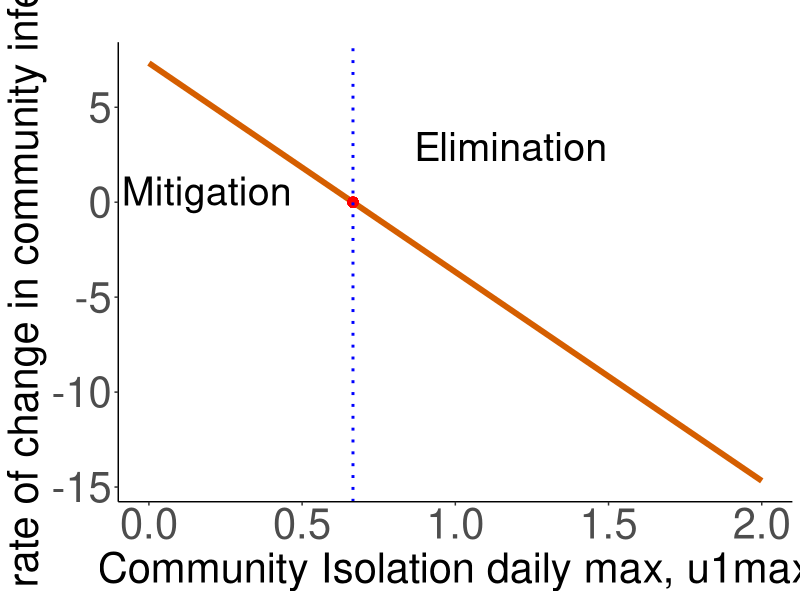
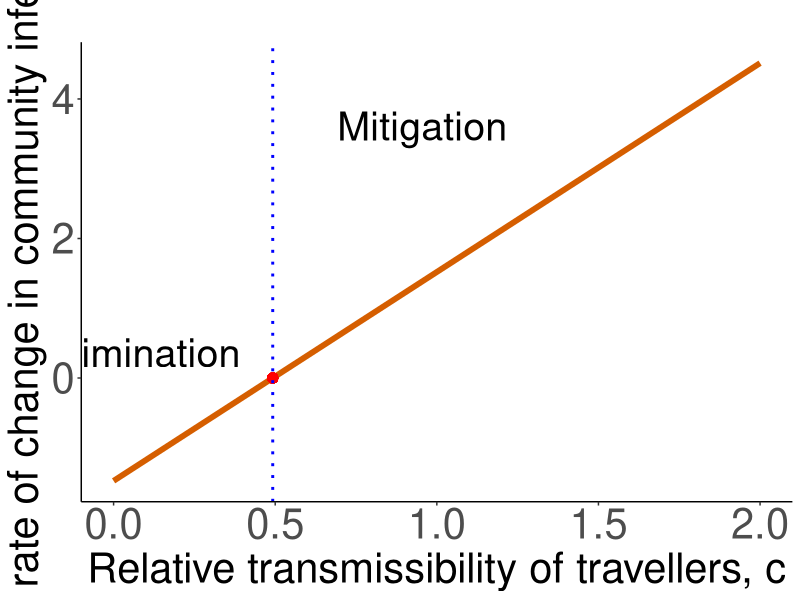
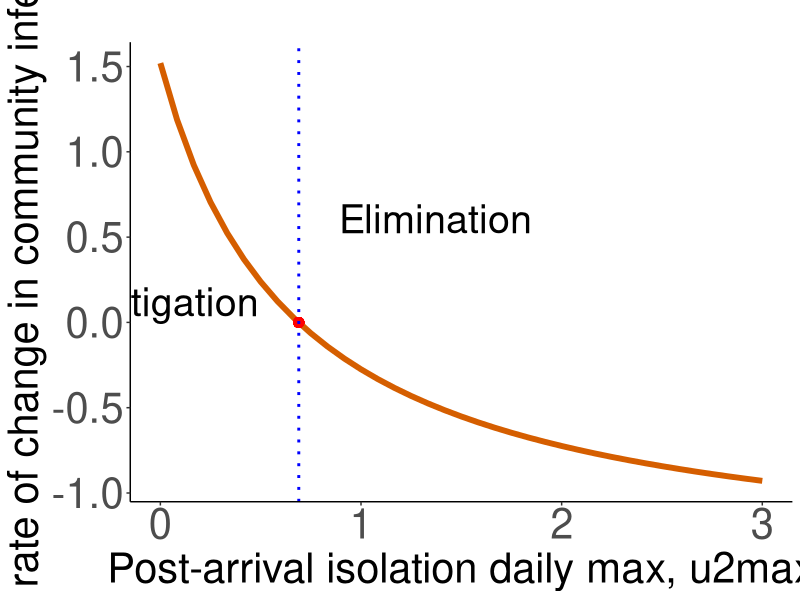
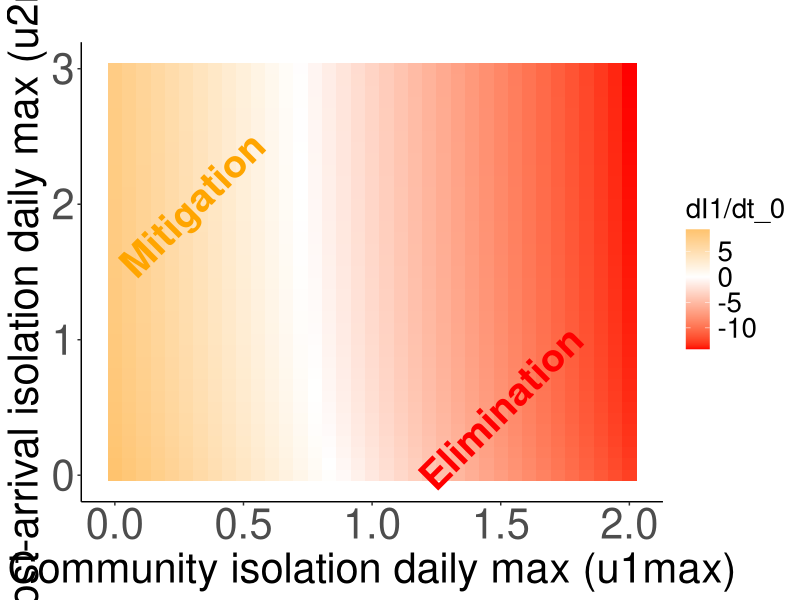
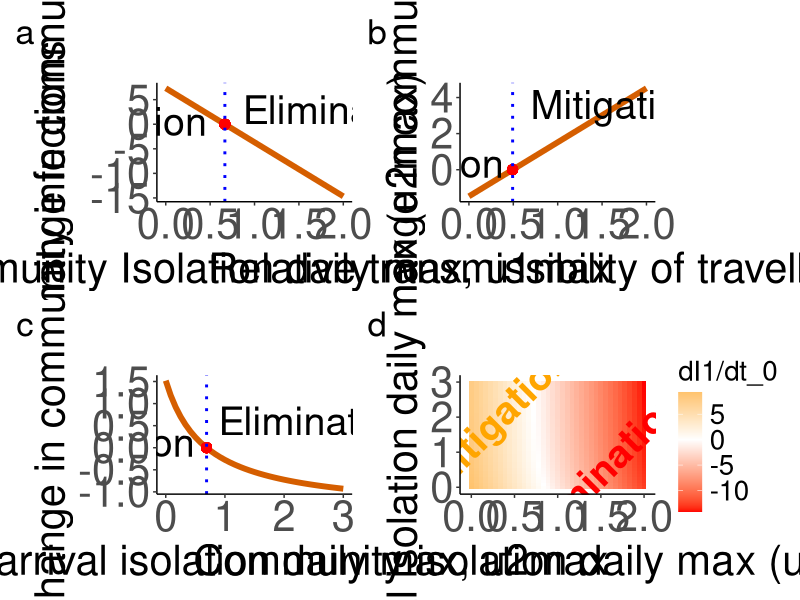

The R script that drew these images, in order:
## ---- chunk 1

#PROBLEM 1

require(ggplot2)
require(patchwork)

cols <- c("#999999", "#E69F00", "#56B4E9", "#009E73", "#F0E442", "#0072B2", "#D55E00", "#CC79A7", "#66CC99")

# Parameters
beta <- 0.0002
mu <- 0.334
c <- 0
S <- 5000
I1_initial <- 11

# Create a vector of length 37 with values between 0 and 2
u1maxvec <- seq(0, 2, length.out = 37)

# Initialize an empty data frame to store the results
out.prob1 <- data.frame(u1max = numeric(0), dI1dt0 = numeric(0))

# Loop over each value in u1maxvec and compute dI1dt0
for (u1max in u1maxvec) {
    dI1dt0 <- beta * S * (I1_initial + c * 0) - (mu + u1max) * I1_initial
    
    # Store the results in the data frame
    out.prob1 <- rbind(out.prob1, data.frame(u1max = u1max, dI1dt0 = dI1dt0))
}



# Find the point of intersection where dI1dt0 crosses y = 0
intercept_idx <- which(diff(sign(out.prob1$dI1dt0)) != 0)

# Perform linear interpolation to find the exact intercept
u1max_intercept <- with(out.prob1, 
                        u1max[intercept_idx] - dI1dt0[intercept_idx] * 
                        (u1max[intercept_idx + 1] - u1max[intercept_idx]) / 
                        (dI1dt0[intercept_idx + 1] - dI1dt0[intercept_idx]))




# Plotting with the intercept point, a vertical line, and text annotations
  g.p1dI1dt0 <- ggplot(out.prob1, aes(x = u1max, y = dI1dt0)) + xlab("Community Isolation daily max, u1max") + 
  ylab("Init. rate of change in community infections") +
  geom_line(size = 2, color = cols[7]) +
  geom_point(aes(x = u1max_intercept, y = 0), color = "red", size = 3) +
  geom_vline(xintercept = u1max_intercept, linetype = "dotted", color = "blue", size = 1) +
  annotate("text", x = u1max_intercept - 0.2, y = max(out.prob1$dI1dt0) * 0.08, label = "Mitigation", hjust = 1, size = 10) +
  annotate("text", x = u1max_intercept + 0.2, y = max(out.prob1$dI1dt0) * 0.4, label = "Elimination", hjust = 0, size = 10) +
  ggtitle(" ") + theme_classic() +
  theme(
  plot.title = element_text(size = 20),       # Title size
  axis.title = element_text(size = 30),       # Axis title size
  axis.text = element_text(size = 30),        # Axis text size
  legend.title = element_text(size = 20),     # Legend title size
  legend.text = element_text(size = 20) )      # Legend text size

g.p1dI1dt0

## ---- chunk 2

#PROBLEM 2

require(ggplot2)
require(patchwork)

cols <- c("#999999", "#E69F00", "#56B4E9", "#009E73", "#F0E442", "#0072B2", "#D55E00", "#CC79A7", "#66CC99")

# Parameters
beta <- 0.0002
mu <- 0.334
theta <- 2
gamma <- 2*mu
u1max <- 0.8
S <- 5000
I1_initial <- 11

# Create a vector of length 37 with values between 0 and 2
cvec <- seq(0, 2, length.out = 37)

# Initialize an empty data frame to store the results
out.prob2 <- data.frame(c = numeric(0), dI1dt0 = numeric(0))

# Loop over each value in cvec and compute dI1dt0
for (c in cvec) {
    dI1dt0 <- beta * S * (I1_initial + c * (theta/gamma)) - (mu + u1max) * I1_initial
    
    # Store the results in the data frame
    out.prob2 <- rbind(out.prob2, data.frame(c = c, dI1dt0 = dI1dt0))
}



# Find the point of intersection where dI1dt0 crosses y = 0
intercept_idx <- which(diff(sign(out.prob2$dI1dt0)) != 0)

# Perform linear interpolation to find the exact intercept
c_intercept <- with(out.prob2, 
                        c[intercept_idx] - dI1dt0[intercept_idx] * 
                        (c[intercept_idx + 1] - c[intercept_idx]) / 
                        (dI1dt0[intercept_idx + 1] - dI1dt0[intercept_idx]))




# Plotting with the intercept point, a vertical line, and text annotations
g.p2dI1dt0 <- ggplot(out.prob2, aes(x = c, y = dI1dt0)) +
  geom_line(size = 2, color = cols[7]) +
  geom_point(aes(x = c_intercept, y = 0), color = "red", size = 3) +
  geom_vline(xintercept = c_intercept, linetype = "dotted", color = "blue", size = 1) +
  annotate("text", x = c_intercept - 0.1, y = max(out.prob2$dI1dt0) * 0.08, label = "Elimination", hjust = 1, size = 10) +
  annotate("text", x = c_intercept + 0.2, y = max(out.prob2$dI1dt0) * 0.8, label = "Mitigation", hjust = 0, size = 10) +
  ggtitle(" ") + xlab("Relative transmissibility of travellers, c") + 
  ylab("Init. rate of change in community infections") + theme_classic() +
  theme(
  plot.title = element_text(size = 20),       # Title size
  axis.title = element_text(size = 30),       # Axis title size
  axis.text = element_text(size = 30),        # Axis text size
  legend.title = element_text(size = 20),     # Legend title size
  legend.text = element_text(size = 20) )      # Legend text size

g.p2dI1dt0

## ---- chunk 3

#PROBLEM 3
require(ggplot2)
require(patchwork)

cols <- c("#999999", "#E69F00", "#56B4E9", "#009E73", "#F0E442", "#0072B2", "#D55E00", "#CC79A7", "#66CC99")

# Parameters
beta <- 0.0002
mu <- 0.334
c <- 1
gamma <- 2*mu
u1max <- 0.8
S <- 5000
I1_initial <- 11

# Create a vector of length 37 with values between 0 and 2
u2maxvec <- seq(0, 3, length.out = 37)

# Initialize an empty data frame to store the results
out.prob3 <- data.frame(u2max = numeric(0), dI1dt0 = numeric(0))

# Loop over each value in u2maxvec and compute dI1dt0
for (u2max in u2maxvec) {
    dI1dt0 <- beta * S * (I1_initial + c * (theta/(gamma+u2max))) - (mu + u1max) * I1_initial
    
    # Store the results in the data frame
    out.prob3 <- rbind(out.prob3, data.frame(u2max = u2max, dI1dt0 = dI1dt0))
}



# Find the point of intersection where dI1dt0 crosses y = 0
intercept_idx <- which(diff(sign(out.prob3$dI1dt0)) != 0)

# Perform linear interpolation to find the exact intercept
u2max_intercept <- with(out.prob3, 
                        u2max[intercept_idx] - dI1dt0[intercept_idx] * 
                        (u2max[intercept_idx + 1] - u2max[intercept_idx]) / 
                        (dI1dt0[intercept_idx + 1] - dI1dt0[intercept_idx]))




# Plotting with the intercept point, a vertical line, and text annotations
g.p3dI1dt0 <- ggplot(out.prob3, aes(x = u2max, y = dI1dt0)) +
  geom_line(size = 2, color = cols[7]) +
  geom_point(aes(x = u2max_intercept, y = 0), color = "red", size = 3) +
  geom_vline(xintercept = u2max_intercept, linetype = "dotted", color = "blue", size = 1) +
  annotate("text", x = u2max_intercept - 0.2, y = max(out.prob3$dI1dt0) * 0.08, label = "Mitigation", hjust = 1, size = 10) +
  annotate("text", x = u2max_intercept + 0.2, y = max(out.prob3$dI1dt0) * 0.4, label = "Elimination", hjust = 0, size = 10) +
  ggtitle(" ") + xlab("Post-arrival isolation daily max, u2max") + 
  ylab("Init. rate of change in community infections") + theme_classic() +
  theme(
  plot.title = element_text(size = 20),       # Title size
  axis.title = element_text(size = 30),       # Axis title size
  axis.text = element_text(size = 30),        # Axis text size
  legend.title = element_text(size = 20),     # Legend title size
  legend.text = element_text(size = 20) )      # Legend text size

g.p3dI1dt0

## ---- chunk 4

#PROBLEM 4

# Load necessary libraries
require(ggplot2)
require(patchwork)

# Define colors
cols <- c("#999999", "#E69F00", "#56B4E9", "#009E73", "#F0E442", "#0072B2", "#D55E00", "#CC79A7", "#66CC99")

# Parameters
beta <- 0.0002
mu <- 0.334
gamma <- 2*mu
c <- 1
S <- 5000
I1_initial <- 11
theta <- 2 # Assuming theta is defined somewhere, otherwise adjust as needed
gamma <- 1 # Assuming gamma is defined somewhere, otherwise adjust as needed

# Create vectors for u1max and u2max
u1maxvec <- seq(0, 2, length.out = 37)
u2maxvec <- seq(0, 3, length.out = 37)

# Initialize an empty data frame to store the results
out.prob4 <- data.frame(u1max = numeric(0), u2max = numeric(0), dI1dt0 = numeric(0))

# Loop over each value in u1maxvec and u2maxvec and compute dI1dt0
for (u1max in u1maxvec) {
    for (u2max in u2maxvec) {
        # Calculate dI1dt0
        dI1dt0 <- beta * S * (I1_initial + c * (theta/(gamma + u2max))) - (mu + u1max) * I1_initial
    
        # Store the results in the data frame
        out.prob4 <- rbind(out.prob4, data.frame(u1max = u1max, u2max = u2max, dI1dt0 = dI1dt0))
    }
}


# Generate the heatmap
g.p4dI1dt0 <- ggplot(out.prob4, aes(x = u1max, y = u2max, fill = dI1dt0)) +
  geom_tile() +
  scale_fill_gradient2(low = "red", mid = "white", high = "orange", midpoint = 0) +
  labs(title = " ", x = "Community isolation daily max (u1max)", y = "Post-arrival isolation daily max (u2max)", fill = "dI1/dt_0") +
  theme_classic() +
  theme(
  plot.title = element_text(size = 20),       # Title size
  axis.title = element_text(size = 30),       # Axis title size
  axis.text = element_text(size = 30),        # Axis text size
  legend.title = element_text(size = 20),     # Legend title size
  legend.text = element_text(size = 20) )+    # Legend text size 
  
  # Add the "Elimination" text in the red region
  annotate("text", x = 1.5, y = 0.5, label = "Elimination", angle = 45, color = "red", size = 10, fontface = "bold") +
  
  # Add the "Suppression" text in the orange region
  annotate("text", x = 0.3, y = 2.0, label = "Mitigation", angle = 45, color = "orange", size = 10, fontface = "bold")

# Display the plot
g.p4dI1dt0



## ---- chunk 5

#Combine plots

chap3figures <- (g.p1dI1dt0 + g.p2dI1dt0) / (g.p3dI1dt0 + g.p4dI1dt0) + 
                plot_annotation(tag_levels = 'a') & theme(plot.tag = element_text(size = 25))

chap3figures

